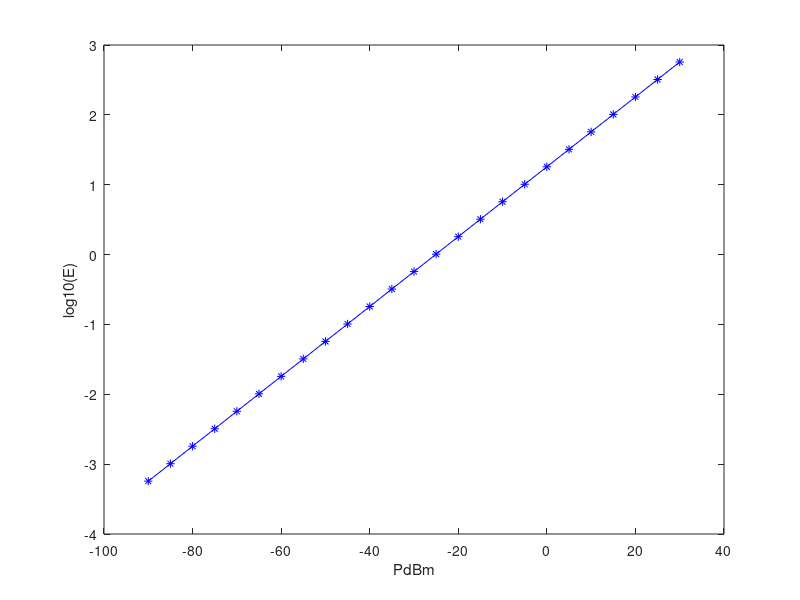
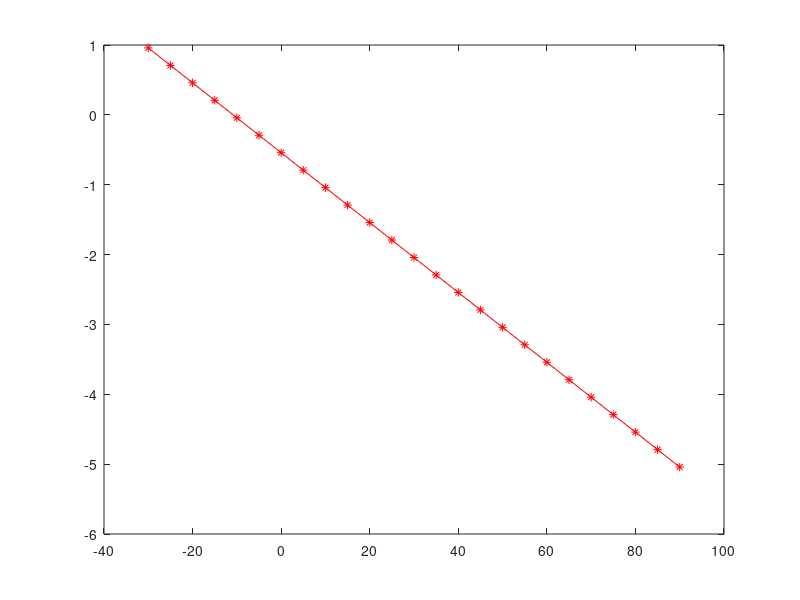
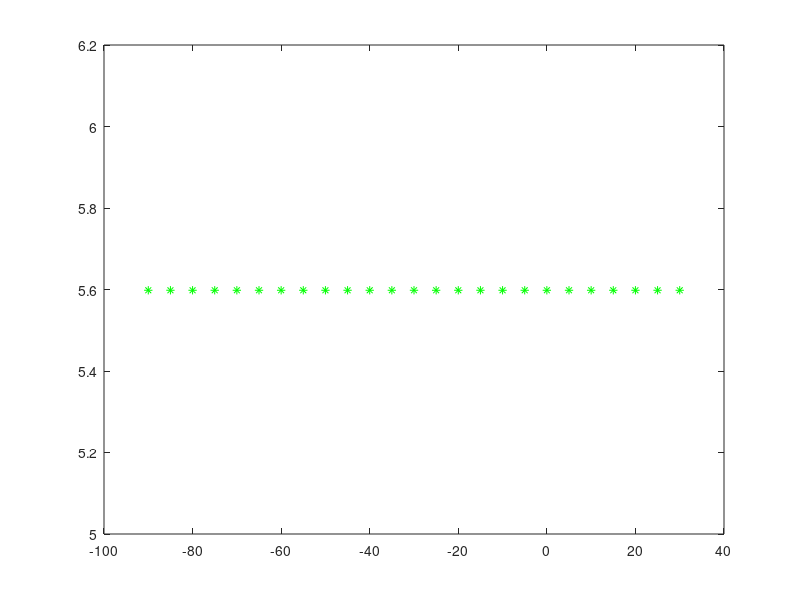
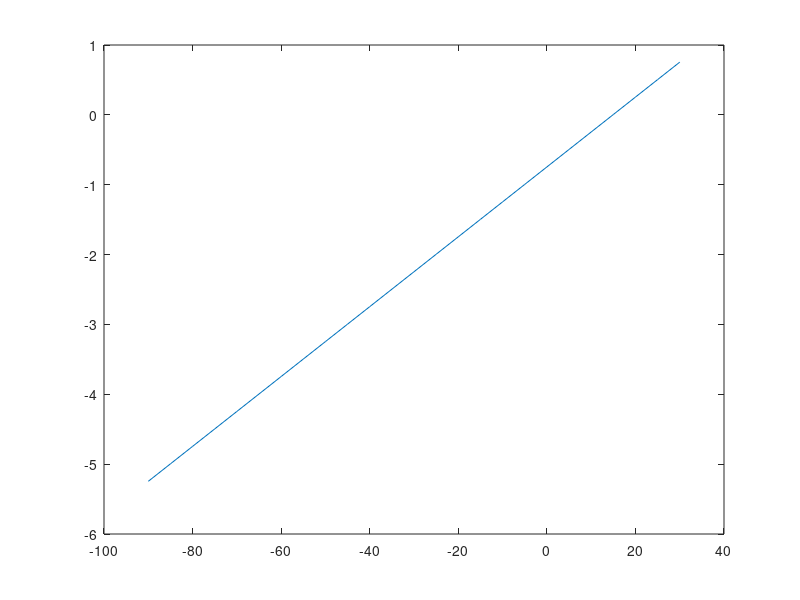

Recreate these plots in MATLAB, in order.
function CalculateR

global q m h hhat e epsilon0 u0
clc;
close all;
h = 6.626196e-34;
hhat = h / (2 * pi);
m = 9.109e-31;
e = -1.602e-19;
q = abs(e);
epsilon0 = 8.854187817e-12;
u0 = 4e-7 * pi;  
f = 10e9;
w = 2 * pi * f;
c = 3e8;
lambda = c / f;
k = 2 * pi / lambda;

B = 1e-9;

Rem = c / w;


Pdbm = 30 : -5 : -90;
Pdbm_2E0 = 10 .^ ((Pdbm + 107 - 20 * log10(lambda / 2) + 1.65) / 20.0 - 6);
Bem = Pdbm_2E0 / c;
vEM = Pdbm_2E0 * q / (m * w);
R = Pdbm_2E0 / (w * B);
figure;
plot(Pdbm, log10(Pdbm_2E0), 'b-*');
xlabel('PdBm')
ylabel('log10(E)')
figure;
plot(-Pdbm, log10(R), 'r-*');
figure;
plot(Pdbm, Bem, 'r-*');
L = 0.2;
v0_least = (L * vEM) / (2 * pi * R);
plot(Pdbm, v0_least, 'g-*');

v0 = 1e6;
figure;
plot(Pdbm, log10((L / v0)^2 * sqrt(2) * Pdbm_2E0 * q / m));




